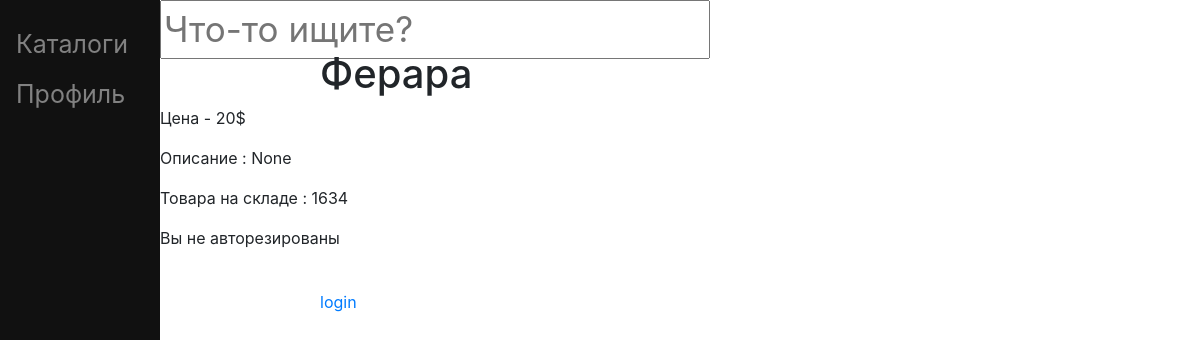
The page /store/good/4/ on the database its author committed.
### app/models.py (models this page shows, shortened)
class Goods(models.Model):
    name_of_good=models.CharField(max_length=20,verbose_name="Товар")
    price=models.IntegerField(default=0)
    amount=models.IntegerField(default=0)
    catalog=models.ForeignKey(Catalogs,on_delete=models.CASCADE,related_name='good',null=True)
    class Meta:
        verbose_name="Good"

### app/views.py (the view, shortened to what this page needs)
# urls.py: path('good/<int:g_id>/',views.goods_descr,name="goods_descr"),
def goods_descr(req,g_id):
    try:
        good = get_object_or_404(Goods, pk=g_id)
    except:
        good=None
    return render(req,"descr.html",{
        "good":good
    })

### app/templates/descr.html (shortened to what this page needs)
{% extends 'base.html' %}
{% block body %}
{% if good %}
<h1>{{good.name_of_good}}</h1>
<p>Цена - {{good.price}}$</p>
<p>Описание : {{good.good_descr.first}}</p>
<p>Товара на складе : {{good.amount}}</p>
{% else %}
<p>Товара не существует</p>
{% endif %}
{% if request.user.is_authenticated and good.amount %}
<form action="{% url 'basket_change' good.id %}" method="post">
    {% csrf_token %}
    <input type="number" name="add_amount" min="1" max="{{good.amount}}">
    <input type="submit" value="В корзину">
</form>
{% elif request.user.is_authenticated and not good.amount %}
<input type="number" value="" disabled="disabled">
<input type="submit" value="В корзину" disabled="disabled">
{% elif not request.user.is_authenticated and good.amount or not good.amount %}
<p>Вы не авторезированы</p>
<br>
<a class="users" href="{% url 'login' %}">login</a>
{% endif %}
{% endblock %}

### app/static/style.css (style rules this page uses)
h1 { margin-left: 160px; }
.users { margin-left: 160px; }

### rows shown on the page
Goods: name_of_good "Ферара", price "20", good_descr.first "None", amount "1634"
